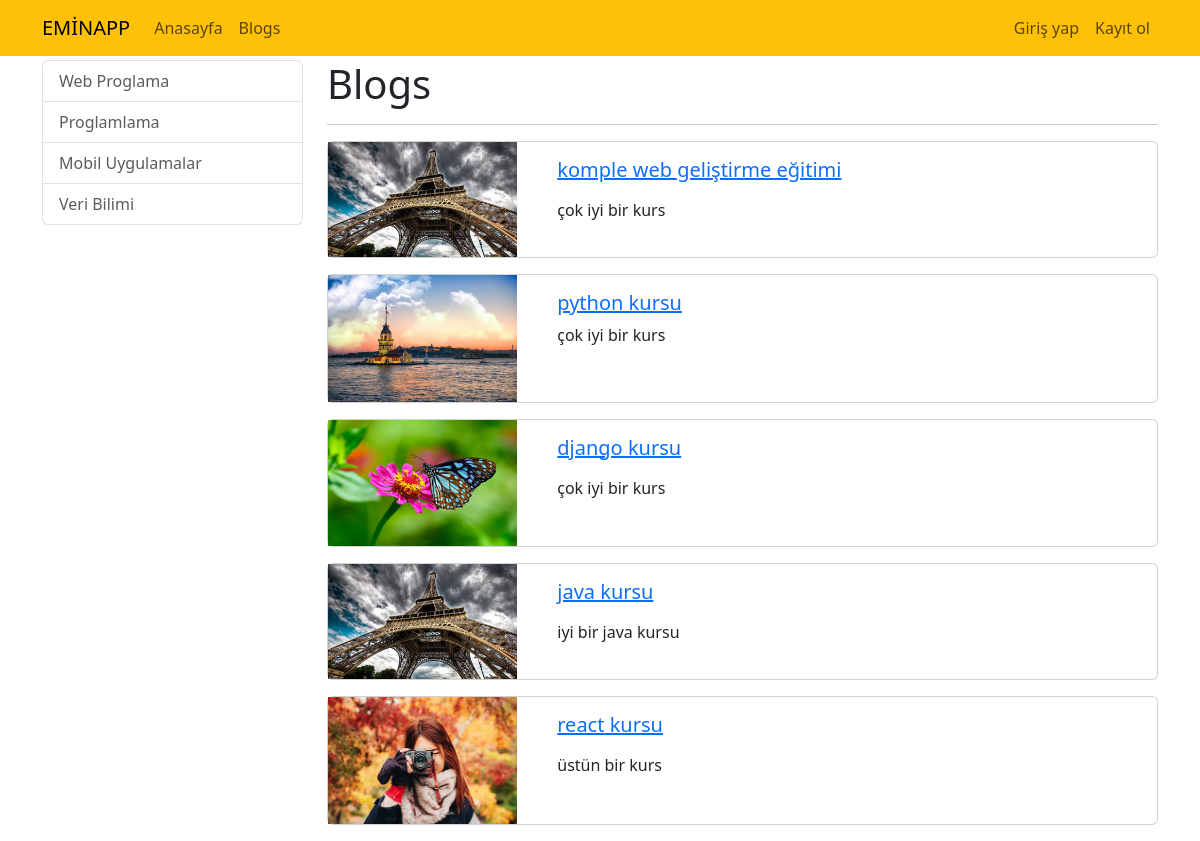
Before: /blogs with the older database file.
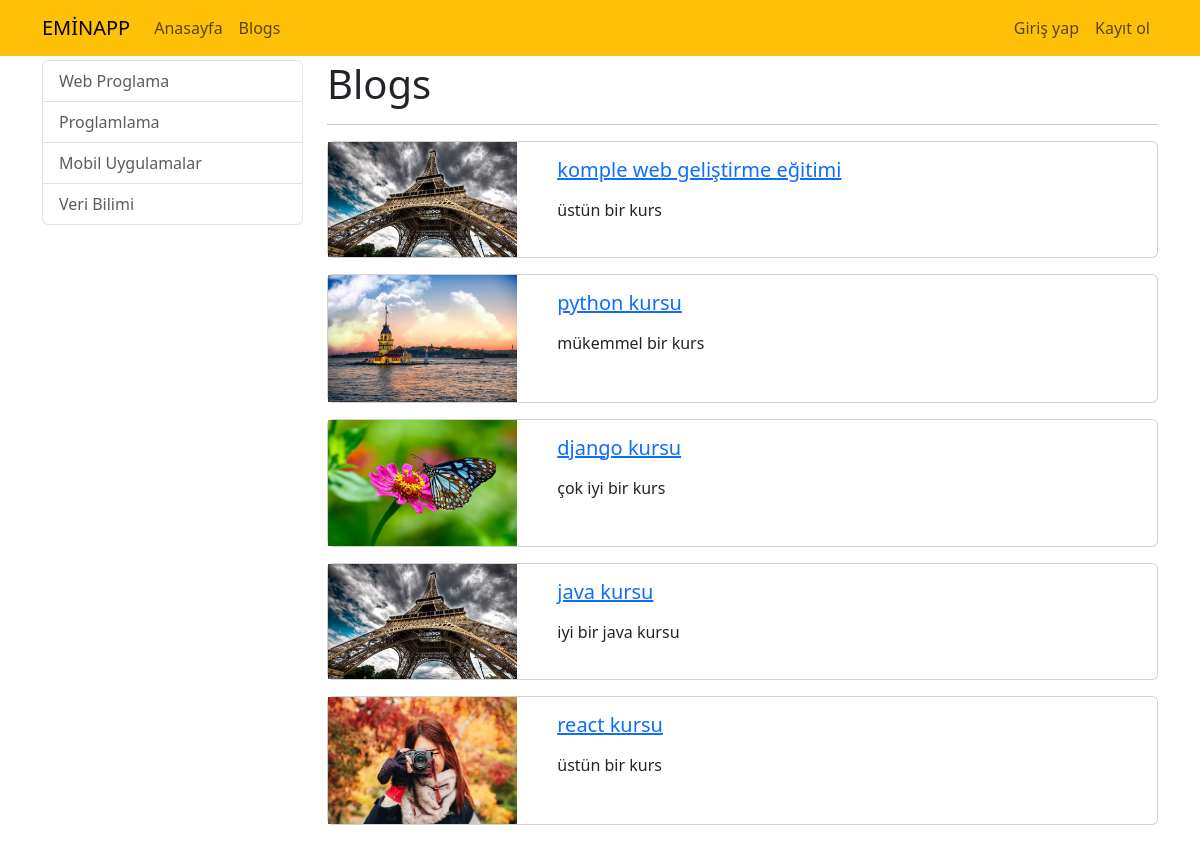
After: the same page with the newer database file.
### blogapp/blog/models.py (models this page shows, shortened)
class Blog(models.Model):
    title = models.CharField(max_length=200)
    image = models.ImageField(upload_to="blogs")
    description = RichTextField()
    is_active = models.BooleanField(default=False)
    is_home = models.BooleanField(default=False)
    slug = models.SlugField(null=False, blank=True,
                            unique=True, db_index=True, editable=False)
    categories = models.ManyToManyField(Category, blank=True)

### blogapp/blog/views.py (the view)
# urls.py: path('blogs', views.blogs, name="blogs"),
def blogs(request):
    context = {
        "blogs": Blog.objects.filter(is_active=True),
        "categories": Category.objects.all()
    }
    return render(request, 'blogs.html', context)

### blogapp/blog/templates/blogs.html (shortened to what this page needs)
{% extends "base.html" %}
{% block content %}
<div class="container mt-1">
    <div class="row">
            <div class="col-3">
             {% include 'partials/_categories.html' %}
            </div>
            <div class="col-9">
                <h1>Blogs</h1>
                <hr>
                {% if blogs|length > 0 %}
                    {% for blog in blogs %}
                        {% if blog.is_active %}
                            {% include 'blog/partials/_blog.html' %}
                        {% endif %}
                    {% endfor %}
                {% else %}
                    <p>No blogs available.</p>
                {% endif %}
            </div>
    </div>
</div>
{% endblock %}

### blogapp/blog/templates/blog/partials/_blog.html
{% load static %}
<div class="card mb-3">
    <div class="row">
        <div class="col-md-3">
            <img src="{{ blog.image.url }}" alt="" class="img-fluid">
        </div>
            <div class="col-md-9">
                <div class="card-body">
                    <h5 class="card-title">
                        <a href="{% url 'blogs_details' blog.slug %}">
                        {{ blog.title }}
                        </a>
                    </h5>
                    <p class="card-text">{{ blog.description|safe }}</p>
                </div>
            </div>
    </div>
</div>

Changed rows visible on the page:
changed Blog "komple web geliştirme eğitimi": description "çok iyi bir kurs" → "üstün bir kurs"
changed Blog "python kursu": description "çok iyi bir kurs" → "mükemmel bir kurs"
